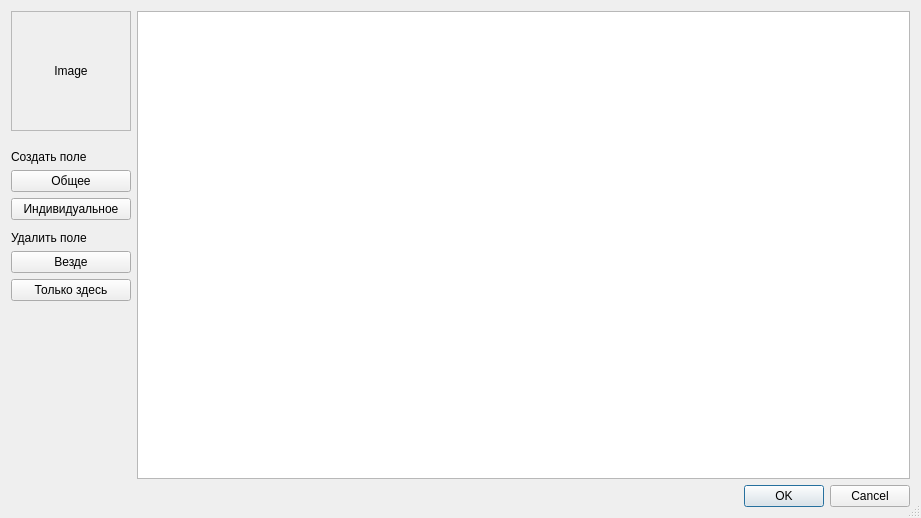
<?xml version="1.0" encoding="UTF-8"?>
<ui version="4.0">
 <class>ProfileCreationWindow</class>
 <widget class="QDialog" name="ProfileCreationWindow">
  <property name="geometry">
   <rect>
    <x>0</x>
    <y>0</y>
    <width>921</width>
    <height>518</height>
   </rect>
  </property>
  <property name="minimumSize">
   <size>
    <width>500</width>
    <height>0</height>
   </size>
  </property>
  <property name="windowTitle">
   <string>IESAA | Новый клиент</string>
  </property>
  <property name="sizeGripEnabled">
   <bool>true</bool>
  </property>
  <layout class="QVBoxLayout" name="verticalLayout_2">
   <item>
    <layout class="QHBoxLayout" name="horizontalLayout">
     <item>
      <layout class="QVBoxLayout" name="verticalLayout">
       <item>
        <widget class="QLabel" name="Image">
         <property name="minimumSize">
          <size>
           <width>120</width>
           <height>120</height>
          </size>
         </property>
         <property name="frameShape">
          <enum>QFrame::StyledPanel</enum>
         </property>
         <property name="text">
          <string>Image</string>
         </property>
         <property name="alignment">
          <set>Qt::AlignCenter</set>
         </property>
        </widget>
       </item>
       <item>
        <spacer name="verticalSpacer">
         <property name="orientation">
          <enum>Qt::Vertical</enum>
         </property>
         <property name="sizeType">
          <enum>QSizePolicy::Maximum</enum>
         </property>
         <property name="sizeHint" stdset="0">
          <size>
           <width>20</width>
           <height>13</height>
          </size>
         </property>
        </spacer>
       </item>
       <item>
        <widget class="QLabel" name="label">
         <property name="text">
          <string>Создать поле</string>
         </property>
        </widget>
       </item>
       <item>
        <widget class="QPushButton" name="pushButton">
         <property name="text">
          <string>Общее</string>
         </property>
        </widget>
       </item>
       <item>
        <widget class="QPushButton" name="pushButton_2">
         <property name="text">
          <string>Индивидуальное</string>
         </property>
        </widget>
       </item>
       <item>
        <spacer name="verticalSpacer_3">
         <property name="orientation">
          <enum>Qt::Vertical</enum>
         </property>
         <property name="sizeType">
          <enum>QSizePolicy::Maximum</enum>
         </property>
         <property name="sizeHint" stdset="0">
          <size>
           <width>20</width>
           <height>5</height>
          </size>
         </property>
        </spacer>
       </item>
       <item>
        <widget class="QLabel" name="label_2">
         <property name="text">
          <string>Удалить поле</string>
         </property>
        </widget>
       </item>
       <item>
        <widget class="QPushButton" name="pushButton_3">
         <property name="text">
          <string>Везде</string>
         </property>
        </widget>
       </item>
       <item>
        <widget class="QPushButton" name="pushButton_4">
         <property name="text">
          <string>Только здесь</string>
         </property>
        </widget>
       </item>
       <item>
        <spacer name="verticalSpacer_2">
         <property name="orientation">
          <enum>Qt::Vertical</enum>
         </property>
         <property name="sizeHint" stdset="0">
          <size>
           <width>20</width>
           <height>40</height>
          </size>
         </property>
        </spacer>
       </item>
      </layout>
     </item>
     <item>
      <widget class="QTableWidget" name="tableWidget">
       <property name="alternatingRowColors">
        <bool>true</bool>
       </property>
      </widget>
     </item>
    </layout>
   </item>
   <item>
    <widget class="QDialogButtonBox" name="buttonBox">
     <property name="orientation">
      <enum>Qt::Horizontal</enum>
     </property>
     <property name="standardButtons">
      <set>QDialogButtonBox::Cancel|QDialogButtonBox::Ok</set>
     </property>
    </widget>
   </item>
  </layout>
 </widget>
 <resources/>
 <connections>
  <connection>
   <sender>buttonBox</sender>
   <signal>accepted()</signal>
   <receiver>ProfileCreationWindow</receiver>
   <slot>accept()</slot>
   <hints>
    <hint type="sourcelabel">
     <x>248</x>
     <y>254</y>
    </hint>
    <hint type="destinationlabel">
     <x>157</x>
     <y>274</y>
    </hint>
   </hints>
  </connection>
  <connection>
   <sender>buttonBox</sender>
   <signal>rejected()</signal>
   <receiver>ProfileCreationWindow</receiver>
   <slot>reject()</slot>
   <hints>
    <hint type="sourcelabel">
     <x>316</x>
     <y>260</y>
    </hint>
    <hint type="destinationlabel">
     <x>286</x>
     <y>274</y>
    </hint>
   </hints>
  </connection>
 </connections>
</ui>
